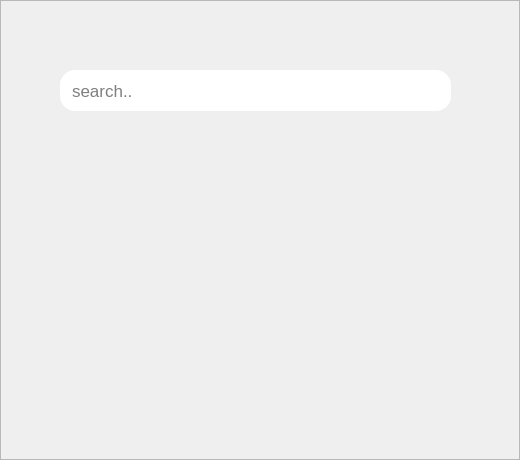
<?xml version="1.0" encoding="UTF-8"?>
<ui version="4.0">
 <class>addmemberClass</class>
 <widget class="QWidget" name="addmemberClass">
  <property name="geometry">
   <rect>
    <x>0</x>
    <y>0</y>
    <width>520</width>
    <height>460</height>
   </rect>
  </property>
  <property name="windowTitle">
   <string>Form</string>
  </property>
  <widget class="QFrame" name="frame">
   <property name="geometry">
    <rect>
     <x>0</x>
     <y>0</y>
     <width>520</width>
     <height>460</height>
    </rect>
   </property>
   <property name="styleSheet">
    <string notr="true">background:&quot;#ffc904&quot;</string>
   </property>
   <property name="frameShape">
    <enum>QFrame::StyledPanel</enum>
   </property>
   <property name="frameShadow">
    <enum>QFrame::Raised</enum>
   </property>
   <widget class="QScrollArea" name="scroll_2">
    <property name="geometry">
     <rect>
      <x>50</x>
      <y>120</y>
      <width>411</width>
      <height>281</height>
     </rect>
    </property>
    <property name="styleSheet">
     <string notr="true">border:none;
background:&quot;#ffc904&quot;;</string>
    </property>
    <property name="widgetResizable">
     <bool>true</bool>
    </property>
    <widget class="QWidget" name="scroll">
     <property name="geometry">
      <rect>
       <x>0</x>
       <y>0</y>
       <width>411</width>
       <height>281</height>
      </rect>
     </property>
    </widget>
   </widget>
   <widget class="QLineEdit" name="search">
    <property name="geometry">
     <rect>
      <x>60</x>
      <y>70</y>
      <width>391</width>
      <height>41</height>
     </rect>
    </property>
    <property name="font">
     <font>
      <pointsize>13</pointsize>
     </font>
    </property>
    <property name="styleSheet">
     <string notr="true">background:white;
border-radius:15;
border:none;
color:black;
padding-left:10;</string>
    </property>
    <property name="text">
     <string/>
    </property>
    <property name="placeholderText">
     <string>search..</string>
    </property>
   </widget>
  </widget>
 </widget>
 <resources/>
 <connections/>
</ui>
